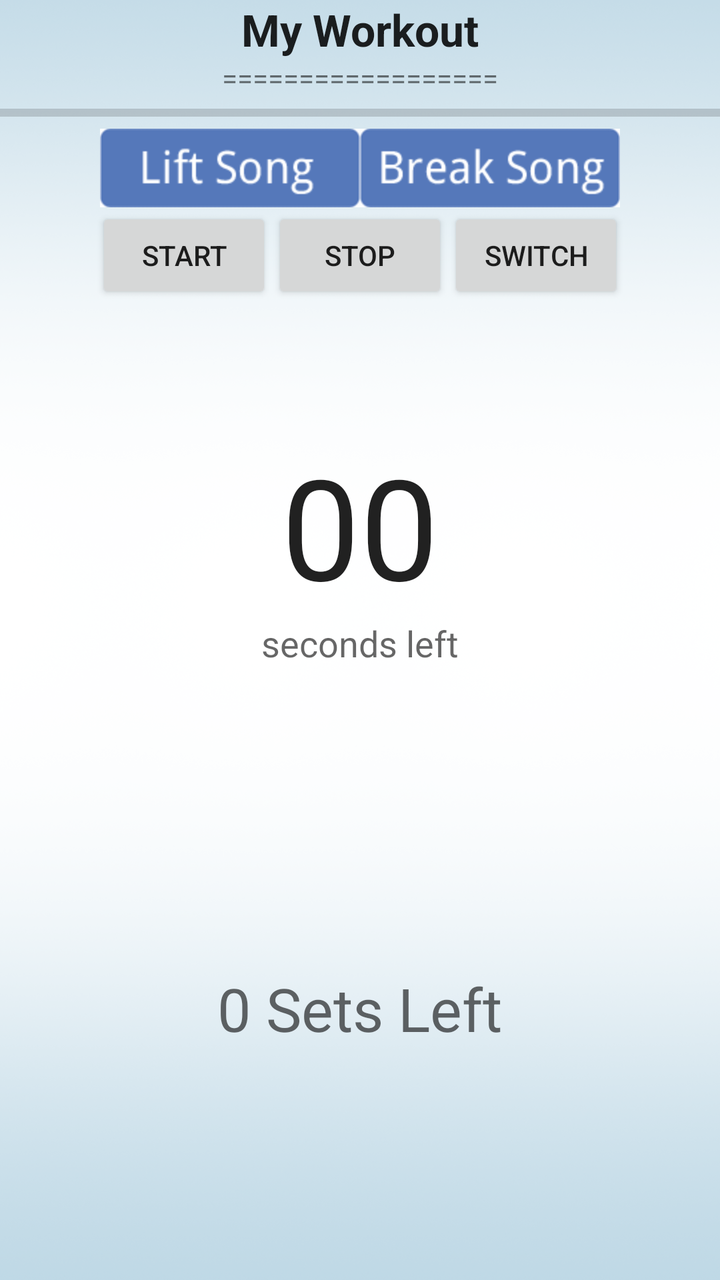
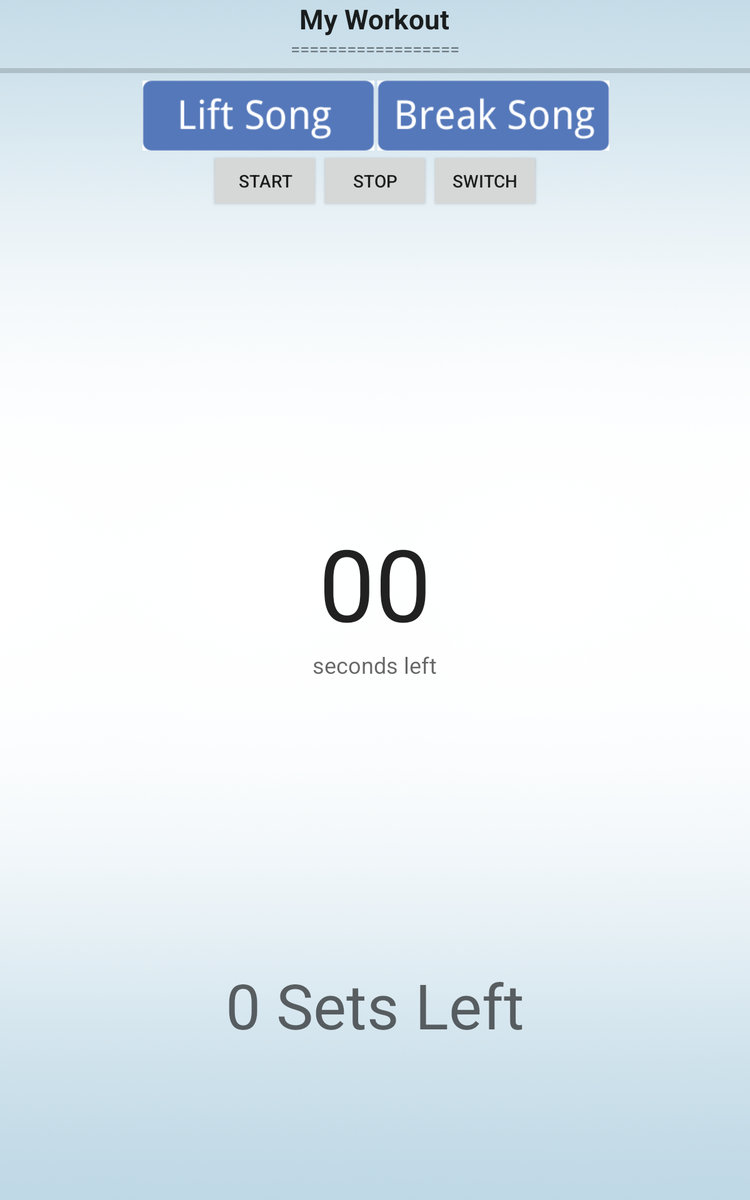

Two renders of one Android screen. The first uses the default layout on a phone; the second uses the alternative layout the repository ships for a different screen configuration, on a matching device. The two XML files are below.
<!-- AndroidManifest.xml: application theme AppTheme -->
<!-- res/layout/fragment_workout.xml -->
<?xml version="1.0" encoding="utf-8"?>
<LinearLayout xmlns:android="http://schemas.android.com/apk/res/android"
    android:layout_width="match_parent"
    android:layout_height="match_parent"
    android:background="@drawable/background_dark_nex7"
    android:orientation="vertical" >

    <TextView
        android:id="@+id/textView1"
        android:layout_width="wrap_content"
        android:layout_height="wrap_content"
        android:layout_gravity="center"
        android:text="My Workout"
        android:textAppearance="?android:attr/textAppearanceLarge"
        android:textStyle="bold" />

    <TextView
        android:id="@+id/path1"
        android:layout_width="wrap_content"
        android:layout_height="wrap_content"
        android:layout_gravity="center"
        android:text="==================" />

    <ProgressBar
        android:id="@+id/progressBar1"
        style="?android:attr/progressBarStyleHorizontal"
        android:layout_width="match_parent"
        android:layout_height="wrap_content" />

    <LinearLayout
        android:layout_width="wrap_content"
        android:layout_height="wrap_content"
        android:layout_gravity="center" >

        <ImageButton
            android:id="@+id/browse1"
            android:layout_width="wrap_content"
            android:layout_height="wrap_content"
            android:background="#00000000"
            android:src="@drawable/liftbutton" />

        <ImageButton
            android:id="@+id/browse2"
            android:layout_width="match_parent"
            android:layout_height="wrap_content"
            android:background="#00000000"
            android:src="@drawable/breakbutton" />
    </LinearLayout>

    <LinearLayout
        android:layout_width="wrap_content"
        android:layout_height="wrap_content"
        android:layout_gravity="center" >

        <Button
            android:id="@+id/playbutton"
            android:layout_width="wrap_content"
            android:layout_height="wrap_content"
            android:text="Start" />

        <Button
            android:id="@+id/stopbutton"
            android:layout_width="wrap_content"
            android:layout_height="wrap_content"
            android:text="Stop" />

        <Button
            android:id="@+id/Switch"
            android:layout_width="wrap_content"
            android:layout_height="wrap_content"
            android:text="Switch" />
    </LinearLayout>

    <RelativeLayout
        android:layout_width="match_parent"
        android:layout_height="217dp"
        android:gravity="center" >

        <TextView
            android:id="@+id/textCountdown"
            android:layout_width="wrap_content"
            android:layout_height="wrap_content"
            android:layout_above="@+id/seconds"
            android:layout_centerHorizontal="true"
            android:text="00"
            android:textAppearance="?android:attr/textAppearanceLarge"
            android:textSize="70dp" />

        <TextView
            android:id="@+id/currentEx"
            android:layout_width="wrap_content"
            android:layout_height="wrap_content"
            android:layout_above="@+id/textCountdown"
            android:layout_centerHorizontal="true"
            android:gravity="center"
            android:textAppearance="?android:attr/textAppearanceLarge"
            android:textSize="50dp" />

        <TextView
            android:id="@+id/seconds"
            android:layout_width="wrap_content"
            android:layout_height="wrap_content"
            android:layout_alignParentBottom="true"
            android:layout_centerHorizontal="true"
            android:layout_marginBottom="35dp"
            android:text="seconds left"
            android:textAppearance="?android:attr/textAppearanceMedium" />

    </RelativeLayout>
    
        <LinearLayout
        android:layout_width="match_parent"
        android:layout_height="match_parent"
        android:orientation="vertical"
        android:gravity="center" >

        <TextView
            android:id="@+id/setCounter"
            android:layout_width="wrap_content"
            android:layout_height="wrap_content"
            android:text="0 Sets Left"
            android:textSize="30dp"
            android:textAppearance="?android:attr/textAppearanceMedium" />

    </LinearLayout>

</LinearLayout>
<!-- resources referenced by this layout -->
<resources>
  <!-- drawable background_dark_nex7: png bitmap (drawable-hdpi, 314835 bytes) -->
  <!-- drawable breakbutton: png bitmap (drawable-hdpi, 5839 bytes) -->
  <!-- drawable liftbutton: png bitmap (drawable-hdpi, 5169 bytes) -->
</resources>
<!-- res/layout-sw600dp/fragment_workout.xml (the author's variant of the layout above) -->
<!-- drawn on a 7-inch tablet held upright -->
<?xml version="1.0" encoding="utf-8"?>
<LinearLayout xmlns:android="http://schemas.android.com/apk/res/android"
    android:layout_width="match_parent"
    android:layout_height="match_parent"
    android:background="@drawable/background_dark_nex7"
    android:orientation="vertical" >

    <TextView
        android:id="@+id/textView1"
        android:layout_width="wrap_content"
        android:layout_height="wrap_content"
        android:layout_gravity="center"
        android:text="My Workout"
        android:textAppearance="?android:attr/textAppearanceLarge"
        android:textStyle="bold" />

    <TextView
        android:id="@+id/path1"
        android:layout_width="wrap_content"
        android:layout_height="wrap_content"
        android:layout_gravity="center"
        android:text="==================" />

    <ProgressBar
        android:id="@+id/progressBar1"
        style="?android:attr/progressBarStyleHorizontal"
        android:layout_width="match_parent"
        android:layout_height="wrap_content" />

    <LinearLayout
        android:layout_width="wrap_content"
        android:layout_height="wrap_content"
        android:layout_gravity="center" >

        <ImageButton
            android:id="@+id/browse1"
            android:layout_width="189dp"
            android:layout_height="wrap_content"
            android:background="#00000000"
            android:src="@drawable/liftbutton_600" />

        <ImageButton
            android:id="@+id/browse2"
            android:layout_width="187dp"
            android:layout_height="wrap_content"
            android:background="#00000000"
            android:src="@drawable/breakbutton_600" />
    </LinearLayout>

    <LinearLayout
        android:layout_width="wrap_content"
        android:layout_height="wrap_content"
        android:layout_gravity="center" >

        <Button
            android:id="@+id/playbutton"
            android:layout_width="wrap_content"
            android:layout_height="wrap_content"
            android:text="Start" />

        <Button
            android:id="@+id/stopbutton"
            android:layout_width="wrap_content"
            android:layout_height="wrap_content"
            android:text="Stop" />

        <Button
            android:id="@+id/Switch"
            android:layout_width="wrap_content"
            android:layout_height="wrap_content"
            android:text="Switch" />
    </LinearLayout>

    <RelativeLayout
        android:layout_width="match_parent"
        android:layout_height="480dp"
        android:gravity="center" >

        <TextView
            android:id="@+id/textCountdown"
            android:layout_width="wrap_content"
            android:layout_height="wrap_content"
            android:layout_centerHorizontal="true"
            android:layout_centerVertical="true"
            android:text="00"
            android:textAppearance="?android:attr/textAppearanceLarge"
            android:textSize="80dp" />

        <TextView
            android:id="@+id/seconds"
            android:layout_width="wrap_content"
            android:layout_height="wrap_content"
            android:layout_below="@+id/textCountdown"
            android:layout_centerHorizontal="true"
            android:text="seconds left"
            android:textAppearance="?android:attr/textAppearanceMedium" />

        <TextView
            android:id="@+id/currentEx"
            android:layout_width="wrap_content"
            android:layout_height="wrap_content"
            android:layout_above="@+id/textCountdown"
            android:layout_centerHorizontal="true"
            android:layout_marginBottom="73dp"
            android:text=""
            android:textAppearance="?android:attr/textAppearanceLarge"
            android:textSize="50dp" />

    </RelativeLayout>

    <LinearLayout
        android:layout_width="match_parent"
        android:layout_height="match_parent"
        android:orientation="vertical"
        android:gravity="center" >

        <TextView
            android:id="@+id/setCounter"
            android:layout_width="wrap_content"
            android:layout_height="wrap_content"
            android:text="0 Sets Left"
            android:textSize="50dp"
            android:textAppearance="?android:attr/textAppearanceMedium" />

    </LinearLayout>

</LinearLayout>
<!-- resources referenced by the variant -->
<!-- as a 7-inch tablet held upright resolves them -->
<resources>
  <!-- drawable background_dark_nex7: png bitmap (drawable-hdpi, 314835 bytes) -->
  <!-- drawable breakbutton_600: png bitmap (drawable-hdpi, 6815 bytes) -->
  <!-- drawable liftbutton_600: png bitmap (drawable-hdpi, 5891 bytes) -->
</resources>
